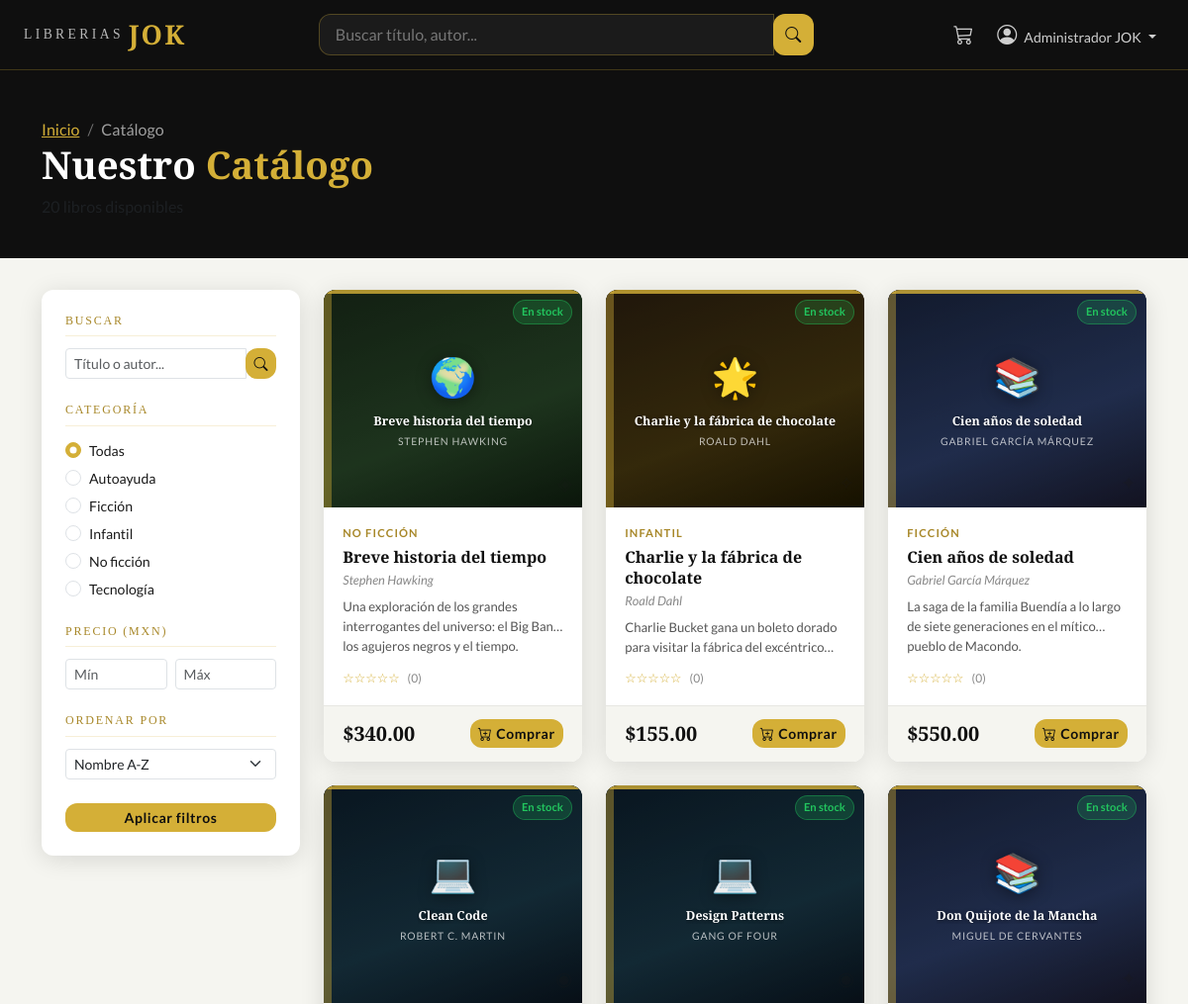
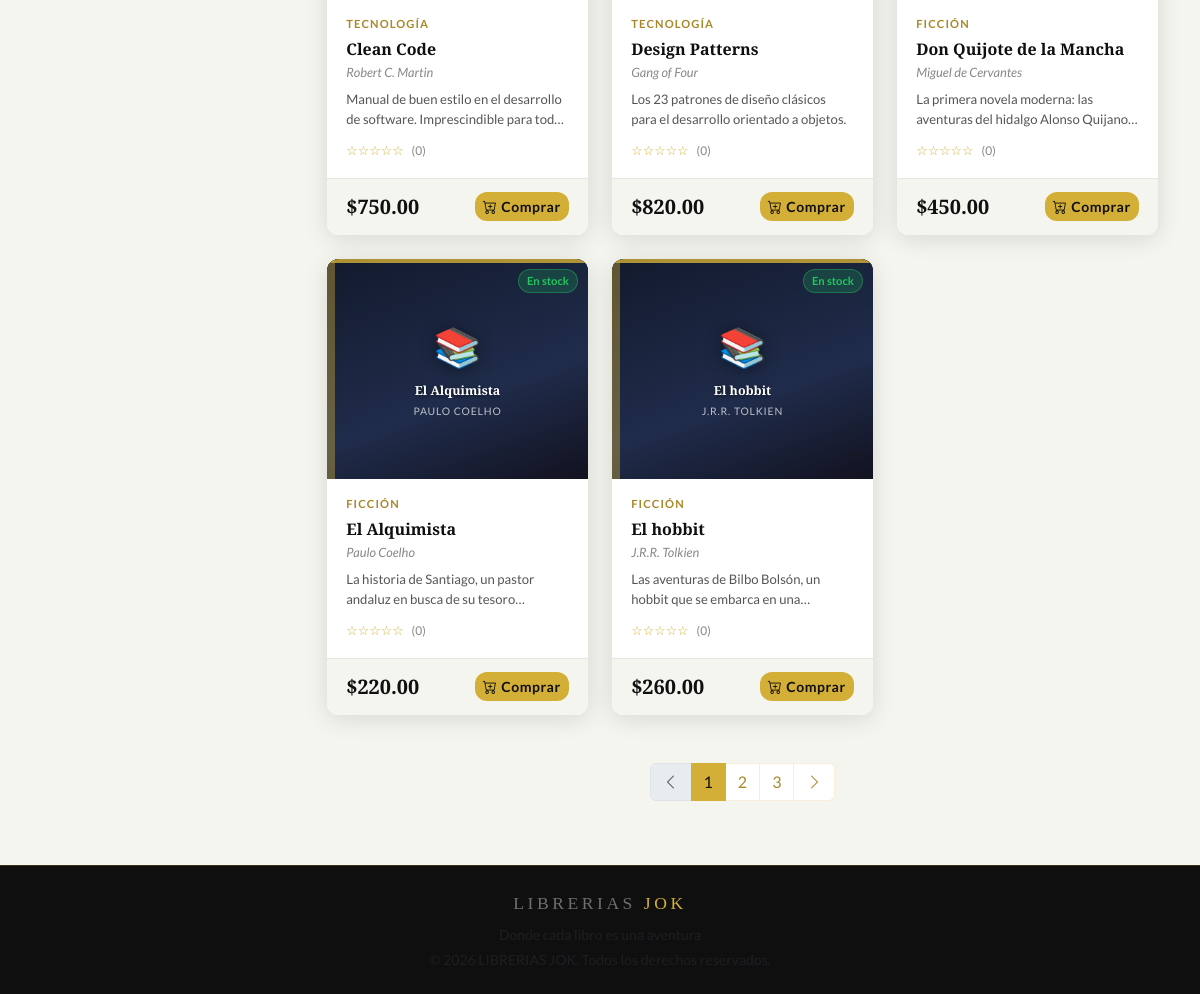
/pages/catalogo.php (signed in), run on the app's committed database (2 pictures, top to bottom).
### tables this page shows
CREATE TABLE IF NOT EXISTS `categorias` (
  `id`          INT          PRIMARY KEY AUTO_INCREMENT,
  `nombre`      VARCHAR(100) NOT NULL UNIQUE,
  `descripcion` TEXT
);

CREATE TABLE IF NOT EXISTS `libros` (
  `id`              INT            PRIMARY KEY AUTO_INCREMENT,
  `titulo`          VARCHAR(150)   NOT NULL,
  `autor`           VARCHAR(100)   NOT NULL,
  `descripcion`     TEXT,
  `precio`          DECIMAL(10,2)  NOT NULL,
  `stock`           INT            NOT NULL DEFAULT 0,
  `categoria_id`    INT            NOT NULL,
  `imagen`          VARCHAR(255)   DEFAULT NULL,
  `fecha_creacion`  DATETIME       DEFAULT CURRENT_TIMESTAMP,
  FOREIGN KEY (`categoria_id`) REFERENCES `categorias`(`id`)
);

### pages/catalogo.php (the view, shortened to what this page needs)
<?php
$db = getDB();
$q        = trim($_GET['q']        ?? '');
$cat      = (int)($_GET['cat']     ?? 0);
$min      = (float)($_GET['min']   ?? 0);
$max      = (float)($_GET['max']   ?? 0);
$orden    = $_GET['orden']         ?? 'nombre';
$page     = max(1, (int)($_GET['page'] ?? 1));
$perPage  = 8;
$where  = ["l.stock >= 0"];
$params = [];
$types  = '';
$whereSQL = implode(' AND ', $where);
$orderMap = [
    'precio_asc'  => 'l.precio ASC',
    'precio_desc' => 'l.precio DESC',
    'nombre'      => 'l.titulo ASC',
    'popular'     => 'avg_cal DESC',
];
$orderSQL = $orderMap[$orden];
$countSQL  = "SELECT COUNT(*) FROM libros l LEFT JOIN resenas r ON r.libro_id = l.id WHERE $whereSQL";
$countStmt = $db->prepare($countSQL);
$countStmt->execute();
$countStmt->bind_result($total);
$totalPages = max(1, ceil($total / $perPage));
$page = min($page, $totalPages);
$offset = ($page - 1) * $perPage;
$sql = "SELECT l.*, c.nombre AS categoria_nombre,
               COALESCE(AVG(r.calificacion),0) AS avg_cal,
               COUNT(r.id) AS num_resenas
        FROM libros l
        LEFT JOIN categorias c ON c.id = l.categoria_id
        LEFT JOIN resenas r    ON r.libro_id = l.id
        WHERE $whereSQL
        GROUP BY l.id
        ORDER BY $orderSQL
        LIMIT ? OFFSET ?";
$params2 = array_merge($params, [$perPage, $offset]);
$types2  = $types . 'ii';
$stmt    = $db->prepare($sql);
$stmt->bind_param($types2, ...$params2);
$stmt->execute();
$libros = $stmt->get_result()->fetch_all(MYSQLI_ASSOC);
$cats = $db->query("SELECT * FROM categorias ORDER BY nombre")->fetch_all(MYSQLI_ASSOC);
function buildQS($overrides) {
    $base = $_GET;
    foreach ($overrides as $k => $v) $base[$k] = $v;
    return '?' . http_build_query($base);
}
?>
<?php include __DIR__ . '/../includes/header.php'; ?>
<div class="jok-page-header">
  <div class="container">
    <nav aria-label="breadcrumb">
      <ol class="breadcrumb">
        <li class="breadcrumb-item"><a href="/librerias_jok/pages/catalogo.php">Inicio</a></li>
        <li class="breadcrumb-item active">Catálogo</li>
      </ol>
    </nav>
    <h1>Nuestro <span>Catálogo</span></h1>
    <p class="text-muted mb-0"><?= $total ?> libro<?= $total !== 1 ? 's' : '' ?> disponible<?= $total !== 1 ? 's' : '' ?></p>
  </div>
</div>
<div class="container pb-5">
  <div class="row g-4">
    <div class="col-lg-3">
      <div class="filter-panel">
        <form id="filterForm" method="GET">
          <h6>Buscar</h6>
          <div class="input-group mb-4">
            <input type="text" name="q" class="form-control form-control-sm"
                   value="<?= htmlspecialchars($q) ?>" placeholder="Título o autor...">
            <button class="btn btn-gold btn-sm" type="submit"><i class="bi bi-search"></i></button>
          </div>
          <h6>Categoría</h6>
          <div class="mb-4">
            <div class="form-check mb-1">
              <input class="form-check-input" type="radio" name="cat" value="0" id="catAll"
                     <?= $cat === 0 ? 'checked' : '' ?>>
              <label class="form-check-label" for="catAll">Todas</label>
            </div>
            <?php foreach ($cats as $c): ?>
            <div class="form-check mb-1">
              <input class="form-check-input" type="radio" name="cat" value="<?= $c['id'] ?>" id="cat<?= $c['id'] ?>"
                     <?= $cat === $c['id'] ? 'checked' : '' ?>>
              <label class="form-check-label" for="cat<?= $c['id'] ?>"><?= htmlspecialchars($c['nombre']) ?></label>
            </div>
            <?php endforeach; ?>
          </div>
          <h6>Precio (MXN)</h6>
          <div class="row g-2 mb-4">
            <div class="col-6">
              <input type="number" name="min" class="form-control form-control-sm" placeholder="Mín"
                     value="<?= $min > 0 ? htmlspecialchars($min) : '' ?>" min="0">
            </div>
            <div class="col-6">
              <input type="number" name="max" class="form-control form-control-sm" placeholder="Máx"
                     value="<?= $max > 0 ? htmlspecialchars($max) : '' ?>" min="0">
            </div>
          </div>
          <h6>Ordenar por</h6>
          <select name="orden" class="form-select form-select-sm mb-4">
            <option value="nombre"      <?= $orden==='nombre'      ? 'selected':'' ?>>Nombre A-Z</option>
          </select>
          <button type="submit" class="btn btn-gold w-100 btn-sm">Aplicar filtros</button>
        </form>
      </div>
    </div>
    <div class="col-lg-9">
      <?php if (empty($libros)): ?>
        <div class="empty-state">
          <i class="bi bi-book-half"></i>
          <h4>Sin resultados</h4>
          <p class="text-muted">No encontramos libros con esos filtros. Intenta con otros términos.</p>
          <a href="/librerias_jok/pages/catalogo.php" class="btn btn-gold">Ver todos los libros</a>
        </div>
      <?php else: ?>
        <div class="row g-4 row-cols-1 row-cols-sm-2 row-cols-xl-3">
          <?php foreach ($libros as $i => $libro): ?>
          <div class="col">
            <div class="book-card" style="animation-delay:<?= $i * 0.06 ?>s">
              <div class="book-card-img-wrap">
                <?php if ($libro['imagen'] && file_exists(__DIR__ . '/../uploads/' . $libro['imagen'])): ?>
                  <img src="/librerias_jok/uploads/<?= htmlspecialchars($libro['imagen']) ?>" alt="<?= htmlspecialchars($libro['titulo']) ?>">
                <?php else:
                  $coverStyles = [
                    'Ficción'      => ['bg'=>'linear-gradient(160deg,#1a2540 0%,#2d3f6b 60%,#1a1a2e 100%)', 'icon'=>'📚', 'ornament'=>'✦'],
                    'No ficción'   => ['bg'=>'linear-gradient(160deg,#1a2d1a 0%,#2a4a2a 60%,#0f1f0f 100%)', 'icon'=>'🌍', 'ornament'=>'◈'],
                    'Autoayuda'    => ['bg'=>'linear-gradient(160deg,#2d1a2d 0%,#4a2a4a 60%,#1f0f1f 100%)', 'icon'=>'✨', 'ornament'=>'❋'],
                    'Tecnología'   => ['bg'=>'linear-gradient(160deg,#0d1f2d 0%,#1a3a4a 60%,#0a1520 100%)', 'icon'=>'💻', 'ornament'=>'◉'],
                    'Historia'     => ['bg'=>'linear-gradient(160deg,#2d2010 0%,#4a3520 60%,#1f1508 100%)', 'icon'=>'🏛️', 'ornament'=>'⊕'],
                    'Ciencia'      => ['bg'=>'linear-gradient(160deg,#0d2d2d 0%,#1a4a4a 60%,#081f1f 100%)', 'icon'=>'🔬', 'ornament'=>'⊗'],
                    'Arte'         => ['bg'=>'linear-gradient(160deg,#2d1010 0%,#4a2020 60%,#1f0808 100%)', 'icon'=>'🎨', 'ornament'=>'✿'],
                    'Infantil'     => ['bg'=>'linear-gradient(160deg,#2d2010 0%,#4a3a10 60%,#1f1800 100%)', 'icon'=>'🌟', 'ornament'=>'✧'],
                  ];
                  $cat_nombre = $libro['categoria_nombre'] ?? 'Ficción';
                  $style = $coverStyles[$cat_nombre] ?? ['bg'=>'linear-gradient(160deg,#1a1a2e 0%,#2d2d4a 60%,#0f0f1e 100%)', 'icon'=>'📖', 'ornament'=>'✦'];
                ?>
                  <div class="book-cover-generated" style="background:<?= $style['bg'] ?>">
                    <div class="book-cover-spine"></div>
                    <div class="book-cover-icon"><?= $style['icon'] ?></div>
                    <div class="book-cover-title-text"><?= htmlspecialchars($libro['titulo']) ?></div>
                    <div class="book-cover-author-text"><?= htmlspecialchars($libro['autor']) ?></div>
                    <div class="book-cover-ornament"><?= $style['ornament'] ?></div>
                  </div>
                <?php endif; ?>
                <?php if ($libro['stock'] <= 0): ?>
                  <span class="stock-badge stock-out">Agotado</span>
                <?php elseif ($libro['stock'] <= 5): ?>
                  <span class="stock-badge stock-low">Pocas unidades</span>
                <?php else: ?>
                  <span class="stock-badge stock-ok">En stock</span>
                <?php endif; ?>
              </div>
              <div class="book-card-body">
                <div class="book-category"><?= htmlspecialchars($libro['categoria_nombre']) ?></div>
                <div class="book-title"><?= htmlspecialchars($libro['titulo']) ?></div>
                <div class="book-author"><?= htmlspecialchars($libro['autor']) ?></div>
                <div class="book-desc"><?= htmlspecialchars($libro['descripcion'] ?? '') ?></div>
                <div class="d-flex align-items-center gap-2 mt-auto">
                  <div class="book-stars">
                    <?php $avg = round($libro['avg_cal']); for ($s=1;$s<=5;$s++) echo $s<=$avg ? '★' : '☆'; ?>
                  </div>
                  <span class="book-review-count">(<?= $libro['num_resenas'] ?>)</span>
                </div>
              </div>
              <div class="book-card-footer">
                <span class="book-price">$<?= number_format($libro['precio'], 2) ?></span>
                 <?php if ($libro['stock'] > 0): ?>
                 <button class="btn btn-gold btn-sm btn-comprar"
                   data-id="<?= $libro['id'] ?>"
                   data-titulo="<?= htmlspecialchars($libro['titulo'], ENT_QUOTES) ?>"
                   data-autor="<?= htmlspecialchars($libro['autor'], ENT_QUOTES) ?>"
                   data-precio="<?= $libro['precio'] ?>"
                   data-stock="<?= $libro['stock'] ?>"
                   data-imagen="<?= htmlspecialchars($libro['imagen'] ?? '', ENT_QUOTES) ?>"
                   data-categoria="<?= htmlspecialchars($libro['categoria_nombre'] ?? '', ENT_QUOTES) ?>">
                   <i class="bi bi-cart-plus me-1"></i>Comprar
                 </button>
                 <?php else: ?>
                 <button class="btn btn-outline-secondary btn-sm" disabled>Agotado</button>
                 <?php endif; ?>
              </div>
            </div>
          </div>
          <?php endforeach; ?>
        </div>
        <?php if ($totalPages > 1): ?>
        <nav class="mt-5">
          <ul class="pagination justify-content-center">
            <li class="page-item <?= $page<=1 ? 'disabled':'' ?>">
              <a class="page-link" href="<?= buildQS(['page'=>$page-1]) ?>">
                <i class="bi bi-chevron-left"></i>
              </a>
            </li>
            <?php for ($p=1; $p<=$totalPages; $p++): ?>
            <li class="page-item <?= $p===$page ? 'active':'' ?>">
              <a class="page-link" href="<?= buildQS(['page'=>$p]) ?>"><?= $p ?></a>
            </li>
            <?php endfor; ?>
            <li class="page-item <?= $page>=$totalPages ? 'disabled':'' ?>">
              <a class="page-link" href="<?= buildQS(['page'=>$page+1]) ?>">
                <i class="bi bi-chevron-right"></i>
              </a>
            </li>
          </ul>
        </nav>
        <?php endif; ?>
      <?php endif; ?>
    </div>
  </div>
</div>
<?php
include __DIR__ . '/../includes/footer.php';
?>

### includes/header.php (shortened to what this page needs)
<!DOCTYPE html>
<html lang="es">
<head>
  <link href="https://cdn.jsdelivr.net/npm/bootstrap@5.3.0/dist/css/bootstrap.min.css" rel="stylesheet">
  <link href="https://cdn.jsdelivr.net/npm/bootstrap-icons@1.11.0/font/bootstrap-icons.css" rel="stylesheet">
  <link href="/librerias_jok/public/css/style.css" rel="stylesheet">
</head>
<body>
<nav class="navbar navbar-expand-lg navbar-dark jok-navbar sticky-top">
  <div class="container-fluid px-4">
    <a class="navbar-brand jok-logo" href="/librerias_jok/pages/catalogo.php">
      <span class="logo-text">LIBRERIAS</span>
      <span class="logo-jok">JOK</span>
    </a>
    <div class="collapse navbar-collapse" id="navbarMain">
      <div class="mx-auto search-wrapper">
        <div class="input-group">
          <input type="text" class="form-control search-input" id="navSearchInput" placeholder="Buscar título, autor..." autocomplete="off">
          <button class="btn btn-gold" type="button" id="navSearchBtn">
            <i class="bi bi-search"></i>
          </button>
        </div>
      </div>
      <ul class="navbar-nav ms-3 align-items-center gap-2">
        <?php if (isset($_SESSION['usuario_id'])): ?>
          <li class="nav-item">
            <a class="nav-link jok-nav-icon" href="/librerias_jok/pages/carrito.php" title="Carrito">
              <i class="bi bi-cart3 fs-5"></i>
            </a>
          </li>
          <li class="nav-item dropdown">
            <a class="nav-link jok-nav-icon dropdown-toggle" href="#" data-bs-toggle="dropdown" title="Perfil">
              <i class="bi bi-person-circle fs-5"></i>
              <span class="ms-1 d-none d-lg-inline small"><?= htmlspecialchars($_SESSION['nombre'] ?? '') ?></span>
            </a>
          </li>
        <?php endif; ?>
      </ul>
    </div>
  </div>
</nav>
<main>

### includes/footer.php (shortened to what this page needs)
</main>
<footer class="jok-footer mt-auto">
  <div class="container py-4 text-center">
    <div class="footer-logo mb-2">LIBRERIAS <span>JOK</span></div>
    <p class="mb-1 text-muted small">Donde cada libro es una aventura</p>
    <p class="mb-0 text-muted small">&copy; <?= date('Y') ?> LIBRERIAS JOK. Todos los derechos reservados.</p>
  </div>
</footer>
</body>
</html>

### data on the page
categorias: cat "☐ Autoayuda", nombre "Autoayuda"
categorias: cat "☐ Ficción", nombre "Ficción"
categorias: cat "☐ Infantil", nombre "Infantil"
categorias: cat "☐ No ficción", nombre "No ficción"
categorias: cat "☐ Tecnología", nombre "Tecnología"
libros: categoria.nombre "🌍", titulo "Breve historia del tiempo", autor "STEPHEN HAWKING", stock "En stock", categoria.nombre "NO FICCIÓN", autor "Stephen Hawking", descripcion "Una exploración de los grandes interrogantes del universo: el Big Bang, los agujeros negros y el tiempo.", num_resenas "0", precio "340.00"
libros: categoria.nombre "🌟", titulo "Charlie y la fábrica de chocolate", autor "ROALD DAHL", stock "En stock", categoria.nombre "INFANTIL", autor "Roald Dahl", descripcion "Charlie Bucket gana un boleto dorado para visitar la fábrica del…", num_resenas "0", precio "155.00"
libros: categoria.nombre "📚", titulo "Cien años de soledad", autor "GABRIEL GARCÍA MÁRQUEZ", stock "En stock", categoria.nombre "FICCIÓN", autor "Gabriel García Márquez", descripcion "La saga de la familia Buendía a lo largo de siete generaciones en el mítico pueblo de Macondo.", num_resenas "0", precio "550.00"
libros: categoria.nombre "💻", titulo "Clean Code", autor "ROBERT C. MARTIN", stock "En stock", categoria.nombre "TECNOLOGÍA", autor "Robert C. Martin", descripcion "Manual de buen estilo en el desarrollo de software. Imprescindible para…", num_resenas "0", precio "750.00"
libros: categoria.nombre "💻", titulo "Design Patterns", autor "GANG OF FOUR", stock "En stock", categoria.nombre "TECNOLOGÍA", autor "Gang of Four", descripcion "Los 23 patrones de diseño clásicos para el desarrollo orientado a objetos.", num_resenas "0", precio "820.00"
libros: categoria.nombre "📚", titulo "Don Quijote de la Mancha", autor "MIGUEL DE CERVANTES", stock "En stock", categoria.nombre "FICCIÓN", autor "Miguel de Cervantes", descripcion "La primera novela moderna: las aventuras del hidalgo Alonso Quijano…", num_resenas "0", precio "450.00"
libros: categoria.nombre "📚", titulo "El Alquimista", autor "PAULO COELHO", stock "En stock", categoria.nombre "FICCIÓN", autor "Paulo Coelho", descripcion "La historia de Santiago, un pastor andaluz en busca de su…", num_resenas "0", precio "220.00"
libros: categoria.nombre "📚", titulo "El hobbit", autor "J.R.R. TOLKIEN", stock "En stock", categoria.nombre "FICCIÓN", autor "J.R.R. Tolkien", descripcion "Las aventuras de Bilbo Bolsón, un hobbit que se embarca en…", num_resenas "0", precio "260.00"

### other printed values
$_SESSION['nombre'] "Administrador JOK"
